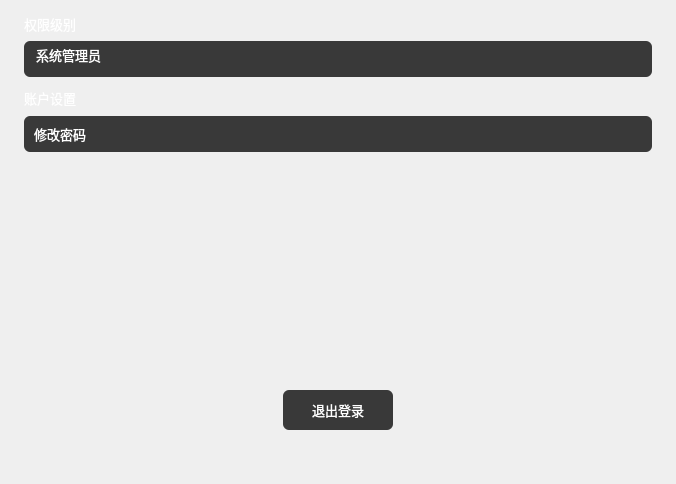
    <widget class="QWidget" name="UserBody" native="true">
     <property name="geometry">
      <rect>
       <x>296</x>
       <y>0</y>
       <width>676</width>
       <height>484</height>
      </rect>
     </property>
     <property name="font">
      <font>
       <pointsize>10</pointsize>
      </font>
     </property>
     <property name="mouseTracking">
      <bool>true</bool>
     </property>
     <property name="styleSheet">
      <string notr="true">QWidget#UserBody{
background-color: rgb(45, 45, 45);
border-radius: 4px;
}</string>
     </property>
     <widget class="QLabel" name="label_17">
      <property name="geometry">
       <rect>
        <x>24</x>
        <y>90</y>
        <width>101</width>
        <height>16</height>
       </rect>
      </property>
      <property name="font">
       <font>
        <family>Sans Serif</family>
        <pointsize>10</pointsize>
       </font>
      </property>
      <property name="styleSheet">
       <string notr="true">color:#fff</string>
      </property>
      <property name="text">
       <string>账户设置</string>
      </property>
     </widget>
     <widget class="QLabel" name="label_18">
      <property name="geometry">
       <rect>
        <x>24</x>
        <y>16</y>
        <width>61</width>
        <height>16</height>
       </rect>
      </property>
      <property name="font">
       <font>
        <family>Sans Serif</family>
        <pointsize>10</pointsize>
       </font>
      </property>
      <property name="styleSheet">
       <string notr="true">color:#fff</string>
      </property>
      <property name="text">
       <string>权限级别</string>
      </property>
     </widget>
     <widget class="QLineEdit" name="userLevelEdit">
      <property name="geometry">
       <rect>
        <x>24</x>
        <y>41</y>
        <width>628</width>
        <height>36</height>
       </rect>
      </property>
      <property name="font">
       <font>
        <pointsize>10</pointsize>
       </font>
      </property>
      <property name="focusPolicy">
       <enum>Qt::StrongFocus</enum>
      </property>
      <property name="styleSheet">
       <string notr="true">QLineEdit#userLevelEdit{
border: 0px;
background-color:rgb(57,57,57);
color: #fff;
border-radius: 6px;
text-align:left center;
padding-left:10px;
}</string>
      </property>
      <property name="text">
       <string>系统管理员</string>
      </property>
      <property name="readOnly">
       <bool>true</bool>
      </property>
     </widget>
     <widget class="QPushButton" name="editPasswordBtn">
      <property name="geometry">
       <rect>
        <x>24</x>
        <y>116</y>
        <width>628</width>
        <height>36</height>
       </rect>
      </property>
      <property name="font">
       <font>
        <pointsize>10</pointsize>
       </font>
      </property>
      <property name="styleSheet">
       <string notr="true">QPushButton#editPasswordBtn{
border: 0px;
background-color:rgb(57,57,57);
color: #fff;
border-radius: 6px;
text-align:left center;
padding-left:10px;
}
QPushButton#editPasswordBtn:hover{
border: 0px;
background-color:rgb(62,62,62);
color: #fff;
border-radius: 6px;
text-align:left center;
padding-left:10px;
}
QPushButton#editPasswordBtn:pressed{
border: 0px;
background-color:rgb(54,54,54);
color: #fff;
border-radius: 6px;
text-align:left center;
padding-left:10px;
}</string>
      </property>
      <property name="text">
       <string>修改密码</string>
      </property>
     </widget>
     <widget class="QLabel" name="pwEditArrow">
      <property name="geometry">
       <rect>
        <x>636</x>
        <y>129</y>
        <width>8</width>
        <height>10</height>
       </rect>
      </property>
      <property name="styleSheet">
       <string notr="true">image: url(:/images/rightArrow.svg);</string>
      </property>
      <property name="text">
       <string/>
      </property>
      <property name="textInteractionFlags">
       <set>Qt::NoTextInteraction</set>
      </property>
     </widget>
     <widget class="QPushButton" name="logoutBtn">
      <property name="geometry">
       <rect>
        <x>283</x>
        <y>390</y>
        <width>110</width>
        <height>40</height>
       </rect>
      </property>
      <property name="font">
       <font>
        <pointsize>10</pointsize>
       </font>
      </property>
      <property name="styleSheet">
       <string notr="true">QPushButton#logoutBtn{
border:none;
color:#fff;
background-color:#393939;
border-radius:6px;
}

QPushButton#logoutBtn:hover{
background-color:#464646;
border:none;
color:#fff;
border-radius:6px;
}

QPushButton#logoutBtn:pressed{
background-color:#343434;
border:none;
color:#fff;
border-radius:6px;
}</string>
      </property>
      <property name="text">
       <string>退出登录</string>
      </property>
     </widget>
    </widget>
